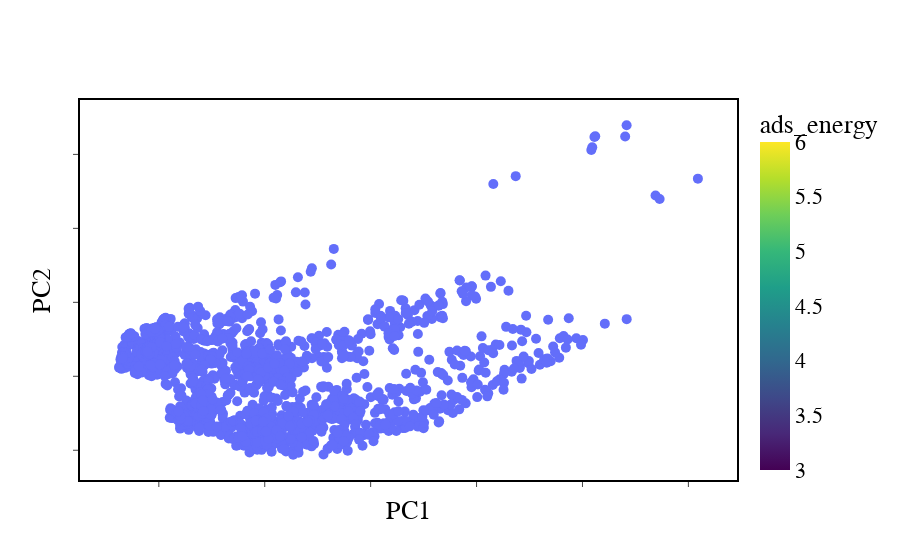

Here is the notebook cell this chart was saved with:
### Code cell
plt_kpca(pre_computed_kernel)

### Figure 1 — Plotly figure (JSON) as saved in the notebook; plotly's stock layout.template omitted (floating-point values rounded to 4 significant figures; data arrays with more than 128 entries replaced by an {"elided": "..."} marker saying what was removed)
{"data": [{"marker": {"colorbar": {"title": {"text": "ads_energy"}}, "colorscale": [[0, "#440154"], [0.1111, "#482878"], [0.2222, "#3e4989"], [0.3333, "#31688e"], [0.4444, "#26828e"], [0.5556, "#1f9e89"], [0.6667, "#35b779"], [0.7778, "#6ece58"], [0.8889, "#b5de2b"], [1, "#fde725"]], "size": 10}, "mode": "markers", "type": "scatter", "x": {"elided": "1679 float values"}, "y": {"elided": "1679 float values"}}], "layout": {"font": {"color": "black", "family": "Times New Roman", "size": 22}, "plot_bgcolor": "white", "xaxis": {"gridcolor": "white", "linecolor": "black", "linewidth": 2, "mirror": true, "showgrid": false, "showline": true, "showticklabels": false, "ticks": "outside", "title": {"text": "PC1"}}, "yaxis": {"gridcolor": "white", "linecolor": "black", "linewidth": 2, "mirror": true, "showgrid": false, "showline": true, "showticklabels": false, "ticks": "outside", "title": {"text": "PC2"}}}}
